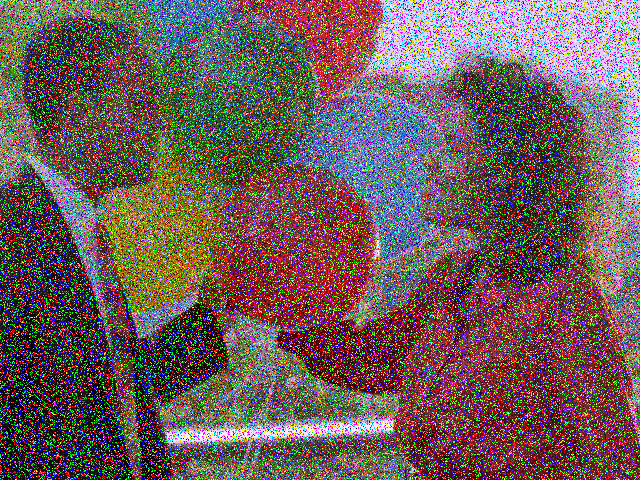
#> input picture Lab 4/Code/balloons_noisy.png, 640 x 480 px, found by its file name
$ jupyter execute --allow-errors 'Lab 6.ipynb'
#> lines starting #> are read from the running program, lines starting #| are printed output that depends on the picture
### Lab Title:  Image Denoising Using Median, Bilateral, NLM and Total Variance.

Denoising using median Filtering:

[cell 1]
import cv2
from skimage.filters import median

img_gaussian_noise = cv2.imread("balloons_noisy.png",0)
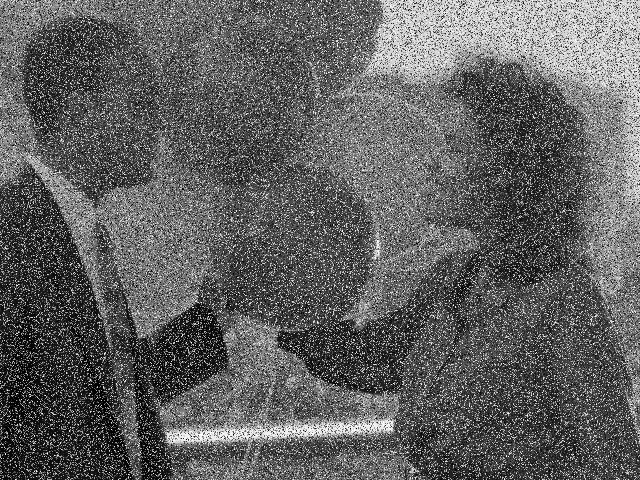
#> img_gaussian_noise: shape (480, 640); min 0, max 255, mean 96.4

img_salt_pepper_noise = cv2.imread("salt and paper.jpg",0)
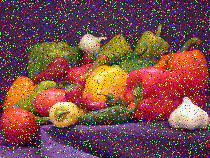
#> input picture Lab 4/Code/salt and paper.jpg, 210 x 158 px, found by its file name
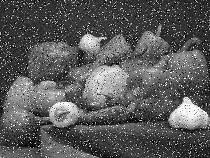
#> img_salt_pepper_noise: shape (158, 210); min 0, max 255, mean 89.2

img = img_salt_pepper_noise

median_using_cv2 = cv2.medianBlur(img, 3)
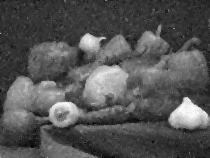
#> median_using_cv2: shape (158, 210); min 0, max 254, mean 84.7

from skimage.morphology import disk

median_using_skimage = median(img, disk(3), mode='constant', cval=0.0)
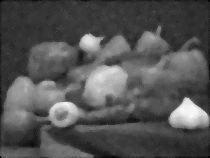
#> median_using_skimage: shape (158, 210); min 0, max 249, mean 84.1

cv2.imshow("Original", img)
cv2.imshow("Using Cv2", median_using_cv2)
cv2.imshow("Using Skimage", median_using_skimage)

cv2.waitKey(0)
cv2.destroyAllWindows()

Denoising using Bilateral Filtering

[cell 2]
import cv2
img_gaussian_noise = cv2.imread("balloons_noisy.png",0)

img_salt_pepper_noise = cv2.imread("salt and paper.jpg",0)
img = img_gaussian_noise

bilateral_using_cv2 = cv2.bilateralFilter(img,5,20,100,borderType=cv2.BORDER_CONSTANT)

from skimage.restoration import denoise_bilateral

bilateral_using_skimage = denoise_bilateral(img, sigma_color=0.05, sigma_spatial=1.5, channel_axis=None)

cv2.imshow("Original", img)
cv2.imshow("Cv2 bilateral", bilateral_using_cv2)
cv2.imshow("Using Skimage bilateral", bilateral_using_skimage)

cv2.waitKey(0)
cv2.destroyAllWindows()

Denoising using NLM filtering:

[cell 3]
import cv2
import numpy as np
from  skimage import io,img_as_float
from skimage.restoration import denoise_nl_means,estimate_sigma
gi=img_as_float(io.imread('balloons_noisy.png',as_gray=True))
#> gi: shape (480, 640) float64; min 0, max 1, mean 0.374
si=img_as_float(io.imread('salt and paper.jpg',as_gray=True))
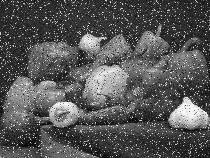
#> si: shape (158, 210) float64; min 0.00364, max 0.997, mean 0.337

img =gi
sigma_est=np.mean(estimate_sigma(img,channel_axis=True))
#> sigma_est = 0.162
dni=denoise_nl_means(img,h=1.15*sigma_est,fast_mode=True,patch_size=5,patch_distance=3,channel_axis=None)
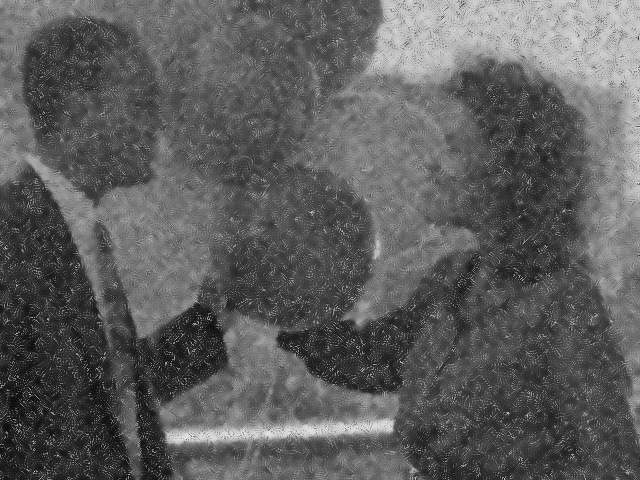
#> dni: shape (480, 640) float64; min 0.0294, max 0.91, mean 0.368

cv2.imshow("original",img)
cv2.imshow("m1",dni)

img =si
sigma_est=np.mean(estimate_sigma(img,channel_axis=True))
#> sigma_est = 0.0925
dni=denoise_nl_means(img,h=1.15*sigma_est,fast_mode=True,patch_size=5,patch_distance=3,channel_axis=None)
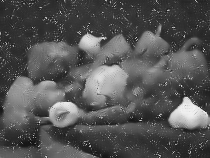
#> dni: shape (158, 210) float64; min 0.0365, max 0.968, mean 0.332

cv2.imshow("original1",img)
cv2.imshow("m11",dni)

#cv2.imshow("m2",bui)
cv2.waitKey(0)
cv2.destroyAllWindows()

Denoising Works using Total Variance filtering

[cell 4]
import cv2
from skimage import io, img_as_float
from skimage.restoration import denoise_tv_chambolle
from matplotlib import pyplot as plt

img  = img_as_float(io.imread("balloons_noisy.png", as_gray=True))
plt.hist(img.flat, bins=100, range=(0,1))

denoise_img = denoise_tv_chambolle(img, weight=0.1, eps=0.0002, channel_axis=False)

plt.hist(denoise_img.flat, bins=100, range=(0,1))

cv2.imshow("Original", img)
cv2.imshow("TV Filtered", denoise_img)
cv2.waitKey(0)
cv2.destroyAllWindows()
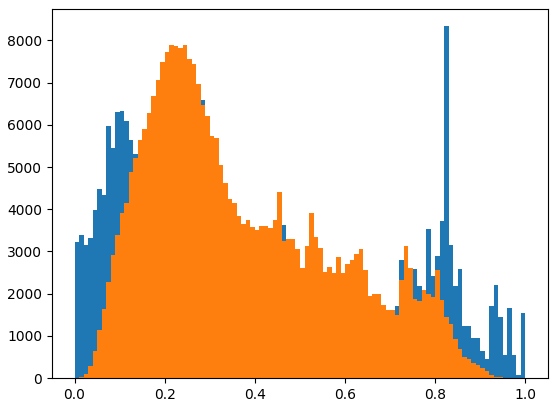
#> figure drawn by matplotlib, 1 panel; tallest bar 8334 high, from x = 0.82 to 0.83; tallest bar 7893 high, from x = 0.21 to 0.22
